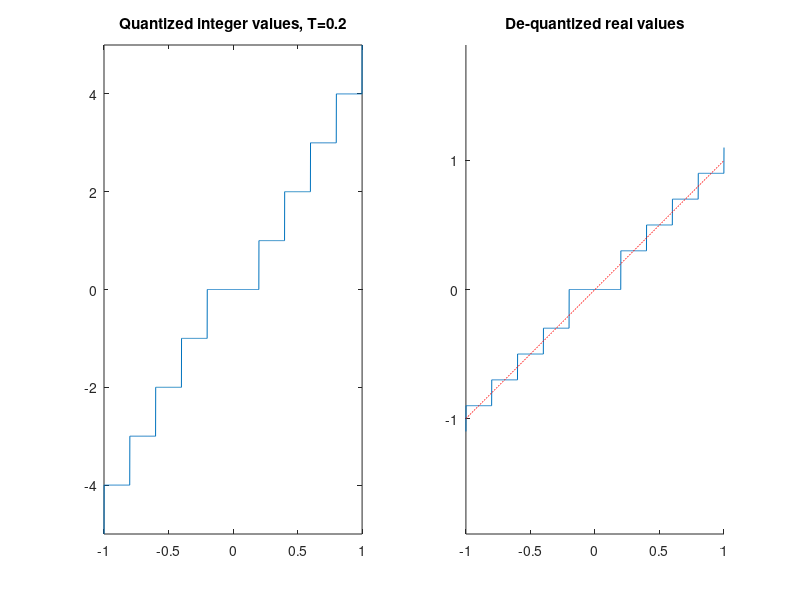

Here is the MATLAB script that generated this plot:
n = 2048;
v = linspace(-1,1, n);
T = 0.2; % is this related to bits-per-pixel?
vI = floor(abs(v/T)).*sign(v);
vQ = sign(vI) .* (abs(vI)+.5) * T;

clf;
subplot(1,2,1);
plot(v, vI);
axis('tight');
title(strcat(['Quantized integer values, T=' num2str(T)]));
subplot(1,2,2);
hold('on');
plot(v, vQ);
plot(v, v, 'r--');
axis('equal'); axis('tight');
title('De-quantized real values');